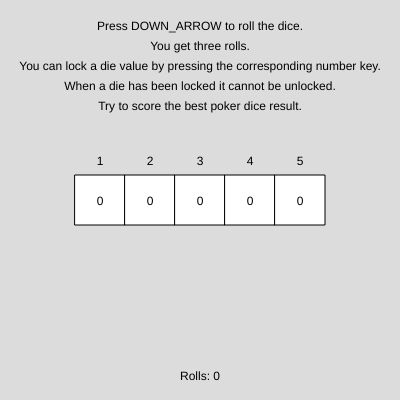
Frame 1 (no input)
Frame 60 (no input): identical to frame 1, image omitted
Frame 120 (the mouse pressed at the canvas centre since frame 60): identical to frame 1, image omitted

The p5.js sketch that drew this single still picture (run headless with seeded random() and noise() and a simulated clock; from frame 60 on, the mouse is pressed at the canvas centre):

// p5.js sketch
// ── sketch.js
class Die {
  constructor(x, y, value, locked, label){
    this.x = x;
    this.y = y;
    this.value = value;
    this.locked = locked;
    this.label = label;
  }
  
  display(){
    fill(255);
    rect(this.x, this.y, 50, 50);  
    if (this.locked){
      fill(0);
      rect(this.x, this.y + 35, 45, 10);  
    }
    fill(0);
    text(this.value, this.x, this.y + 5);
    text(this.label, this.x, this.y - 35);
  }
  
  update(){
    if (!this.locked){
      this.value = Math.floor(random(1,7));
    }
  }
}

let dice = [];
let turn;

function setup() {
  createCanvas(400, 400);
  rectMode(CENTER);
  textAlign(CENTER);
  turn = 0;
  for (let i = 0; i < 5; i++){
    dice[i] = new Die(i * 50 + 100, 200, "0", false, String(i + 1));  
  }
}

function draw() {
  background(220);
  showText();
  dice.forEach(die => {
    die.display();
  });
  if (turn >= 3){
    let values = [];
    dice.forEach((die, i) => {
      values[i] = parseInt(die.value);
    });
    showResult(calculateResult(getTotals(values)));
  }
}

function keyPressed(){
  if (keyCode === DOWN_ARROW){
    dice.forEach(die => {
      die.update();  
    });
    turn += 1;
  }
  
  if (key === "1" || key === "2" || key === "3" || key === "4" || key === "5"){
    if (dice[parseInt(key) - 1].value != "0"){
      dice[parseInt(key) - 1].locked = true; 
    }
  }
}

function showText(){
  text("Press DOWN_ARROW to roll the dice.", width/2, 30);
  text("You get three rolls.", width/2, 50);
  text("You can lock a die value by pressing the corresponding number key.", width/2, 70);
  text("When a die has been locked it cannot be unlocked.", width/2, 90);
  text("Try to score the best poker dice result.", width/2, 110);
  text("Rolls: " + String(turn), width/2, height - 20);  
}

function getTotals(results){
  this.results = results;
  let totals = {
    1: 0,
    2: 0,
    3: 0,
    4: 0,
    5: 0,
    6: 0
  };
  for (let i = 0; i < this.results.length; i++){
    totals[this.results[i]] += 1;
  }
  return totals;
}

function calculateResult(obj){
  this.obj = obj;
  let values = Object.values(this.obj);
  for (let i = 0; i < values.length; i++){
    if (values[i] === 5){
      return "Five of a kind";
    } else
    if (values[i] === 4){
      return "Four of a kind";
    } else
    if (values[i] === 3){
      for (let j = 0; j < values.length; j++){
        if (values[j] === 2){
          return "Full house";
        }
      }
      return "Three of a kind";   
    } else
    if (values[i] === 2){
      for (let j = 0; j < values.length; j++){
        if (values[j] === 3){
          return "Full house";
        } else
        if (values[j] === 2 && j != i){
          return "Two pairs";
        }
      }
      return "One pair";
    }
  }
  return "Bust";
}

function showResult(calculation){
  this.calculation = calculation;
  fill(255);
  stroke(0);
  rect(width/2, height - 105, 200, 50);
  fill(0);
  noStroke();
  text(this.calculation, width/2, height - 100);
  noLoop();
}
